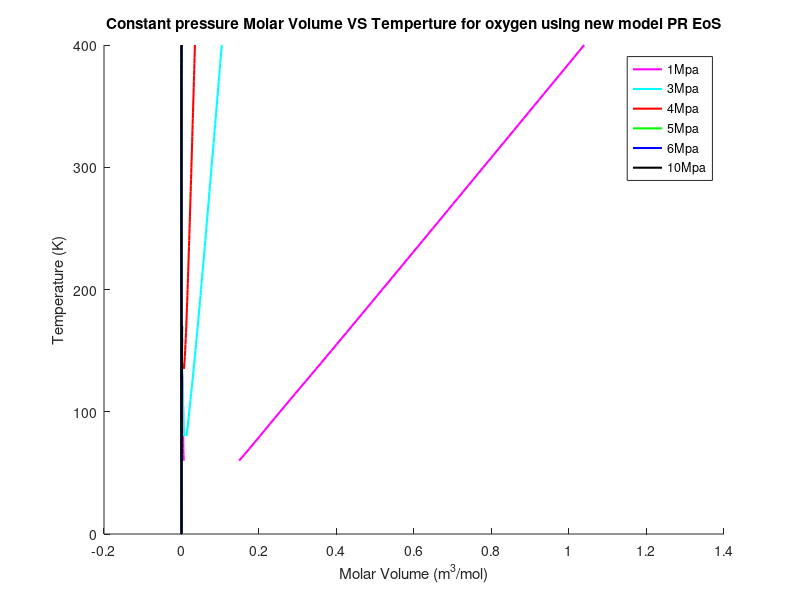
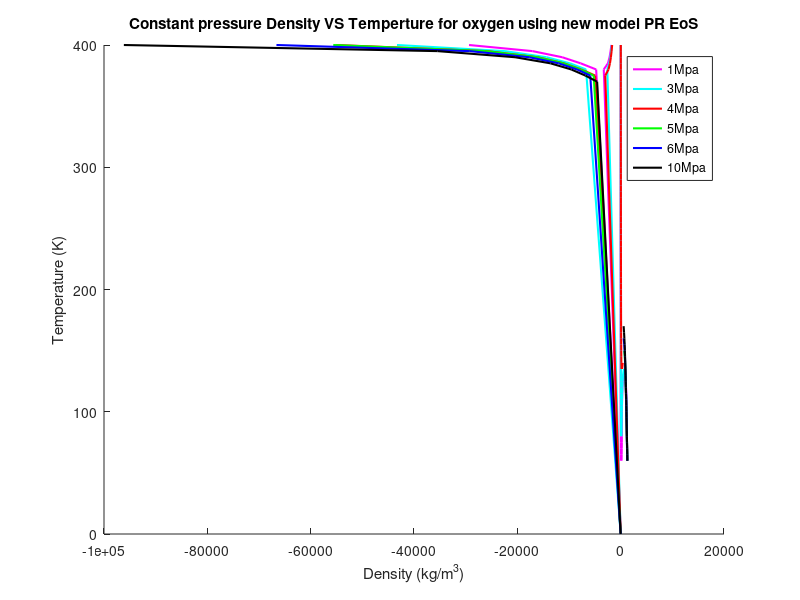

Write MATLAB code to recreate these figures, in order.
clear
clc
load('oxygen_alpha.mat')

%%
% load oxygen_sat_data.mat
omega = 0.0222; %Acentric factor
Tc = 154.581; %K
Pc = 5.0430E6; %Pa
R = 8.31446; %J/(mol*K)
b = 0.07780*(R*Tc/Pc); % m^3/mol
a = 0.45724*(((R^2)*(Tc^2))/Pc); % J*m^3/mol
M = 32/1000; %kg/mol
P = [0.1E6,1E6,3E6,5E6,7E6,10E6];
delta_T = 5;
for j = 1:1:6
    T = 60;
    for i = 1:1:69
        A = (a*alpha(i,j)*P(j))/(R^2*T^2);
        B = (b*P(j))/(R*T);
        z = roots([1 -(1-B) (A-2*B-3*B^2) -(A*B-B^2-B^3)]);
        
        %decide the state whether it is vap or liq
        if imag(z(1,1)) == 0
            z_vap(i,j) = z(1,1);
            rho_vap(i,j) = P(j)*M/(z_vap(i,j)*R*T);
            v_vap(i,j) = 1/rho_vap(i,j);
            temp_vap(i,j)=T;
        end
        if imag(z(2,1)) == 0
            z_mid(i,j) = z(2,1);
            rho_mid(i,j) = P(j)*M/(z_mid(i,j)*R*T);
            v_mid(i,j) = 1/rho_mid(i,j);
            temp_mid(i,j)=T;
            
        end
        if imag(z(3,1))==0
            z_liq(i,j) = z(3,1);
            rho_liq(i,j) = P(j)*M/(z_liq(i,j)*R*T);
            v_liq(i,j) = 1/rho_liq(i,j);
            temp_liq(i,j)=T;
        end
        T_save(i)= T;
        T = T + delta_T;
    end
end

for j = 1:1:3
    for i = 1:1:69
        if temp_vap(i,j)== 0
           temp_vap(i,j) = NaN;
           v_vap(i,j) = NaN;
           rho_vap(i,j)=NaN;
        end
    end
end
for j = 1:1:6
    for i = 1:1:33
        if temp_liq(i,j)== 0
           temp_liq(i,j) = NaN;
           v_liq(i,j) = NaN;
           rho_liq(i,j) =NaN;
        end
    end
end
for j = 1:1:3
    for i = 1:1:27
        if temp_mid(i,j)== 0
           temp_mid(i,j) = NaN;
           v_mid(i,j) = NaN;
           rho_mid(i,j) =NaN;
        end
    end
end

color = ["m","c","r","g","b","k"];

figure(1)
hold on 
plot([NaN;v_liq(:,1);NaN;v_mid(:,1);NaN;v_vap(:,1);NaN],[NaN;temp_liq(:,1);NaN;temp_mid(:,1);NaN;temp_vap(:,1);NaN],color(1),'linewidth',1.5);
plot([NaN;v_liq(:,2);NaN;v_mid(:,2);NaN;v_vap(:,2);NaN],[NaN;temp_liq(:,2);NaN;temp_mid(:,2);NaN;temp_vap(:,2);NaN],color(2),'linewidth',1.5);
plot([NaN;v_liq(:,3);NaN;v_mid(:,3);NaN;v_vap(:,3);NaN],[NaN;temp_liq(:,3);NaN;temp_mid(:,3);NaN;temp_vap(:,3);NaN],color(3),'linewidth',1.5);
plot([NaN;v_liq(:,4);NaN],[NaN;temp_liq(:,4);NaN],color(4),'linewidth',1.5);
plot([NaN;v_liq(:,5);NaN],[NaN;temp_liq(:,5);NaN],color(5),'linewidth',1.5);
plot([v_liq(:,6)],[temp_liq(:,6)],color(6),'linewidth',1.5);
% plot(v_liq_sat,T_sat,"rp");
% plot(v_vapor_sat,T_sat,"rp");
legend("1Mpa","3Mpa","4Mpa","5Mpa","6Mpa","10Mpa","Saturation line")
title("Constant pressure Molar Volume VS Temperture for oxygen using new model PR EoS")
xlabel("Molar Volume (m^3/mol)")
ylabel("Temperature (K)")
% axis([0 0.8*10^-3 40 160])
hold off

figure(2)
hold on 
plot([NaN;rho_liq(:,1);NaN;rho_mid(:,1);NaN;rho_vap(:,1);NaN],[NaN;temp_liq(:,1);NaN;temp_mid(:,1);NaN;temp_vap(:,1);NaN],color(1),'linewidth',1.5);
plot([NaN;rho_liq(:,2);NaN;rho_mid(:,2);NaN;rho_vap(:,2);NaN],[NaN;temp_liq(:,2);NaN;temp_mid(:,2);NaN;temp_vap(:,2);NaN],color(2),'linewidth',1.5);
plot([NaN;rho_liq(:,3);NaN;rho_mid(:,3);NaN;rho_vap(:,3);NaN],[NaN;temp_liq(:,3);NaN;temp_mid(:,3);NaN;temp_vap(:,3);NaN],color(3),'linewidth',1.5);
plot([NaN;rho_liq(:,4);NaN],[NaN;temp_liq(:,4);NaN],color(4),'linewidth',1.5);
plot([NaN;rho_liq(:,5);NaN],[NaN;temp_liq(:,5);NaN],color(5),'linewidth',1.5);
plot([rho_liq(:,6)],[temp_liq(:,6)],color(6),'linewidth',1.5);
% plot(rho_liq_sat,T_sat,"rp");
% plot(rho_vapor_sat,T_sat,"rp");
legend("1Mpa","3Mpa","4Mpa","5Mpa","6Mpa","10Mpa","Saturation line")
title("Constant pressure Density VS Temperture for oxygen using new model PR EoS")
xlabel("Density (kg/m^3)")
ylabel("Temperature (K)")
hold off